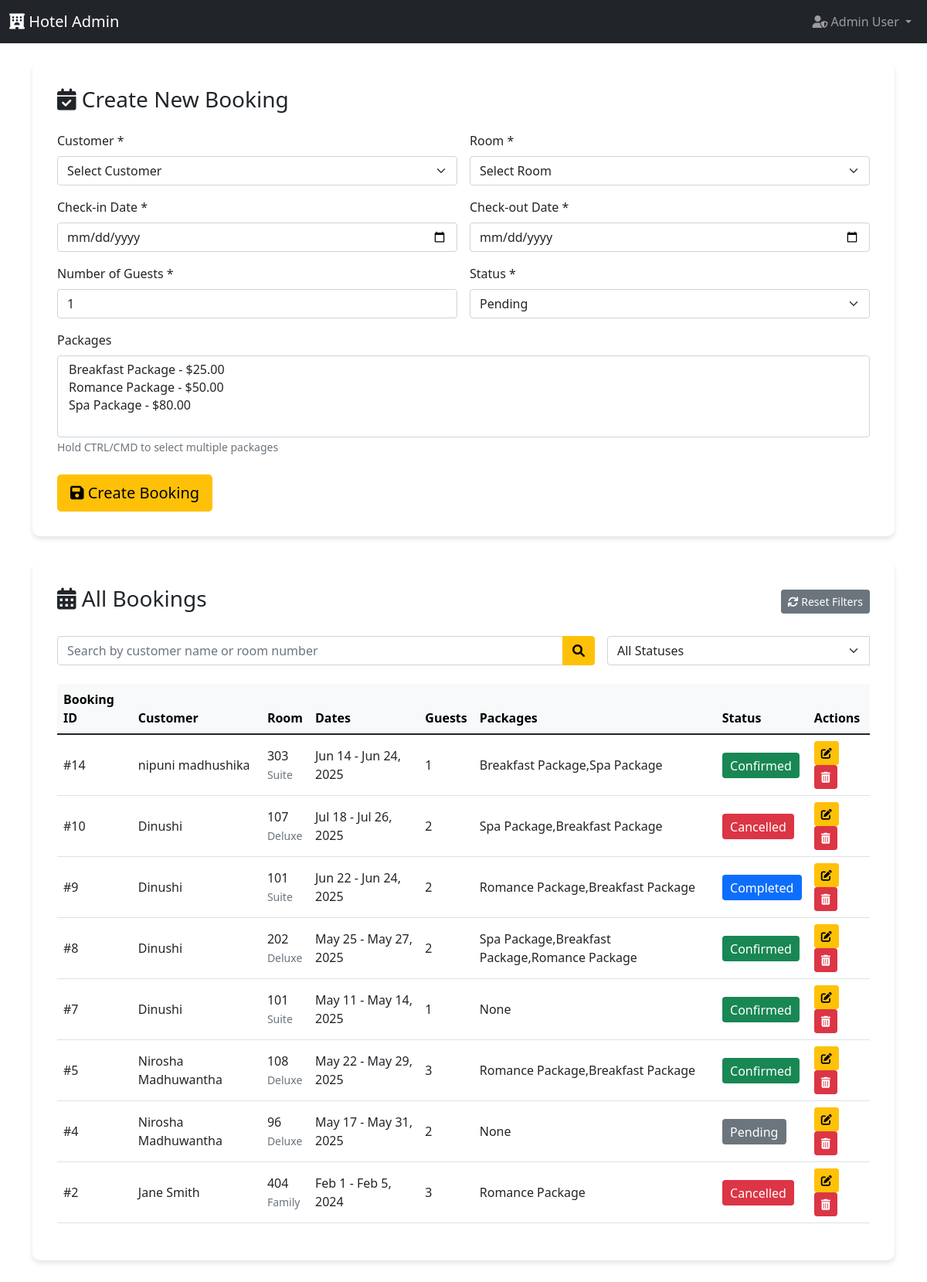
/admins/manage_bookings.php (signed in), run on the app's committed database.
### tables this page shows
CREATE TABLE `bookings` (
  `BookingID` int(11) NOT NULL,
  `UserID` int(11) DEFAULT NULL,
  `RoomID` int(11) DEFAULT NULL,
  `CheckInDate` date NOT NULL,
  `CheckOutDate` date NOT NULL,
  `NumberOfGuests` int(11) DEFAULT NULL,
  `BookingStatus` enum('Pending','Confirmed','Cancelled','Completed') DEFAULT 'Pending',
  `CreatedAt` timestamp NOT NULL DEFAULT current_timestamp()
);

CREATE TABLE `users` (
  `UserID` int(11) NOT NULL,
  `FullName` varchar(255) NOT NULL,
  `Email` varchar(255) NOT NULL,
  `PasswordHash` varchar(255) NOT NULL,
  `UserType` enum('Customer','Staff','Admin') NOT NULL,
  `PhoneNumber` varchar(20) DEFAULT NULL,
  `Address` varchar(255) DEFAULT NULL,
  `CreatedAt` timestamp NOT NULL DEFAULT current_timestamp(),
  `LastLogin` timestamp NULL DEFAULT NULL
);

CREATE TABLE `rooms` (
  `RoomID` int(11) NOT NULL,
  `RoomNumber` varchar(50) NOT NULL,
  `RoomType` varchar(100) NOT NULL,
  `Description` text DEFAULT NULL,
  `BasePrice` decimal(10,2) NOT NULL,
  `AvailabilityStatus` enum('Available','Occupied','Maintenance') DEFAULT 'Available',
  `CreatedAt` timestamp NOT NULL DEFAULT current_timestamp()
);

### admins/manage_bookings.php (the view, shortened to what this page needs)
<?php
require '../config/db.con.php';
$action = isset($_GET['action']) ? $_GET['action'] : 'add';
$bookingData = [
    'UserID' => '',
    'RoomID' => '',
    'CheckInDate' => '',
    'CheckOutDate' => '',
    'NumberOfGuests' => 1,
    'BookingStatus' => 'Pending',
    'Packages' => []
];
$packages = $conn->query("SELECT PackageID, PackageName, Price FROM Packages ORDER BY PackageName")->fetch_all(MYSQLI_ASSOC);
$results_per_page = isset($_GET['per_page']) ? intval($_GET['per_page']) : 10;
$current_page = isset($_GET['page']) ? max(1, intval($_GET['page'])) : 1;
$offset = ($current_page - 1) * $results_per_page;
$search = isset($_GET['search']) ? $conn->real_escape_string($_GET['search']) : '';
$base_query = "FROM Bookings b
              JOIN Users u ON b.UserID = u.UserID
              JOIN Rooms r ON b.RoomID = r.RoomID
              LEFT JOIN BookingPackages bp ON b.BookingID = bp.BookingID
              LEFT JOIN Packages p ON bp.PackageID = p.PackageID
              WHERE u.UserType = 'Customer'";
$params = [];
$query = "SELECT b.*, u.FullName, r.RoomNumber, r.RoomType, r.BasePrice,
                 GROUP_CONCAT(p.PackageName) AS PackageNames $base_query
          GROUP BY b.BookingID
          ORDER BY b.CreatedAt DESC
          LIMIT ? OFFSET ?";
$params[] = $results_per_page;
$params[] = $offset;
$stmt = $conn->prepare($query);
$types = (!empty($params) ? str_repeat('s', count($params)-2) : '') . 'ii';
$stmt->bind_param($types, ...$params);
$stmt->execute();
$bookings = $stmt->get_result()->fetch_all(MYSQLI_ASSOC);
?>
<!DOCTYPE html>
<html lang="en">
<head>
    <link href="https://cdn.jsdelivr.net/npm/bootstrap@5.1.3/dist/css/bootstrap.min.css" rel="stylesheet">
    <link rel="stylesheet" href="https://cdnjs.cloudflare.com/ajax/libs/font-awesome/6.0.0/css/all.min.css">
    <link href="https://cdn.rawgit.com/michalsnik/aos/2.3.1/dist/aos.css" rel="stylesheet">
</head>
<body>
    <nav class="navbar navbar-expand-lg navbar-dark bg-dark">
        <div class="container-fluid">
            <a class="navbar-brand" href="dashboard.php"><i class="fas fa-hotel"></i> Hotel Admin</a>
            <div class="collapse navbar-collapse">
                <ul class="navbar-nav ms-auto">
                    <li class="nav-item dropdown">
                        <a class="nav-link dropdown-toggle" href="#" id="adminDropdown" role="button" data-bs-toggle="dropdown">
                            <i class="fas fa-user-shield"></i> <?= htmlspecialchars($_SESSION['FullName']) ?>
                        </a>
                    </li>
                </ul>
            </div>
        </div>
    </nav>
    <div class="container">
        <div class="management-card mt-4">
            <h3 class="mb-4">
                <i class="fas fa-calendar-check"></i>
                <?= $action === 'add' ? 'Create New Booking' : 'Edit Booking' ?>
            </h3>
            <form method="POST">
                <div class="row g-3">
                    <div class="col-md-6">
                        <label class="form-label">Customer *</label>
                        <select class="form-select" name="user_id" required>
                            <option value="">Select Customer</option>
                        </select>
                    </div>
                    <div class="col-md-6">
                        <label class="form-label">Room *</label>
                        <select class="form-select" name="room_id" required>
                            <option value="">Select Room</option>
                        </select>
                    </div>
                    <div class="col-md-6">
                        <label class="form-label">Check-in Date *</label>
                        <input type="date" class="form-control" name="check_in"
                               value="<?= htmlspecialchars($bookingData['CheckInDate']) ?>" required>
                    </div>
                    <div class="col-md-6">
                        <label class="form-label">Check-out Date *</label>
                        <input type="date" class="form-control" name="check_out"
                               value="<?= htmlspecialchars($bookingData['CheckOutDate']) ?>" required>
                    </div>
                    <div class="col-md-6">
                        <label class="form-label">Number of Guests *</label>
                        <input type="number" class="form-control" name="guests"
                               value="<?= htmlspecialchars($bookingData['NumberOfGuests']) ?>" min="1" max="10" required>
                    </div>
                    <div class="col-md-6">
                        <label class="form-label">Status *</label>
                        <select class="form-select" name="status" required>
                            <option value="Pending" <?= $bookingData['BookingStatus'] === 'Pending' ? 'selected' : '' ?>>Pending</option>
                        </select>
                    </div>
                    <div class="col-12">
                        <label class="form-label">Packages</label>
                        <select class="form-select" name="packages[]" multiple>
                            <?php foreach ($packages as $package): ?>
                                <option value="<?= $package['PackageID'] ?>"
                                    <?= in_array($package['PackageID'], $bookingData['Packages']) ? 'selected' : '' ?>>
                                </option>
                            <?php endforeach; ?>
                        </select>
                        <small class="form-text text-muted">Hold CTRL/CMD to select multiple packages</small>
                    </div>
                    <div class="col-12 mt-4">
                        <button type="submit" class="btn btn-warning btn-lg">
                            <i class="fas fa-save"></i>
                            <?= $action === 'add' ? 'Create Booking' : 'Update Booking' ?>
                        </button>
                    </div>
                </div>
            </form>
        </div>
        <div class="management-card mt-4">
            <div class="d-flex justify-content-between align-items-center mb-4">
                <h3><i class="fas fa-calendar-alt"></i> All Bookings</h3>
                <div>
                    <a href="manage_bookings.php" class="btn btn-sm btn-secondary">
                        <i class="fas fa-sync"></i> Reset Filters
                    </a>
                </div>
            </div>
            <div class="row g-3 mb-4">
                <div class="col-md-8">
                    <form method="GET" class="input-group">
                        <input type="text" class="form-control" name="search"
                               placeholder="Search by customer name or room number"
                               value="<?= htmlspecialchars($search) ?>">
                        <button type="submit" class="btn btn-warning">
                            <i class="fas fa-search"></i>
                        </button>
                    </form>
                </div>
                <div class="col-md-4">
                    <form method="GET" class="input-group">
                        <select class="form-select" name="status" onchange="this.form.submit()">
                            <option value="">All Statuses</option>
                        </select>
                    </form>
                </div>
            </div>
            <div class="table-responsive">
                <table class="table table-hover align-middle">
                    <thead class="table-light">
                        <tr>
                            <th>Booking ID</th>
                            <th>Customer</th>
                            <th>Room</th>
                            <th>Dates</th>
                            <th>Guests</th>
                            <th>Packages</th>
                            <th>Status</th>
                            <th>Actions</th>
                        </tr>
                    </thead>
                    <tbody>
                        <?php if (count($bookings) > 0): ?>
                            <?php foreach ($bookings as $booking): ?>
                                <tr>
                                    <td>#<?= $booking['BookingID'] ?></td>
                                    <td><?= htmlspecialchars($booking['FullName']) ?></td>
                                    <td>
                                        <?= htmlspecialchars($booking['RoomNumber']) ?><br>
                                        <small class="text-muted"><?= htmlspecialchars($booking['RoomType']) ?></small>
                                    </td>
                                    <td>
                                        <?= date('M j', strtotime($booking['CheckInDate'])) ?> -
                                        <?= date('M j, Y', strtotime($booking['CheckOutDate'])) ?>
                                    </td>
                                    <td><?= $booking['NumberOfGuests'] ?></td>
                                    <td><?= $booking['PackageNames'] ? htmlspecialchars($booking['PackageNames']) : 'None' ?></td>
                                    <td>
                                        <span class="status-badge status-<?= strtolower($booking['BookingStatus']) ?>">
                                            <?= $booking['BookingStatus'] ?>
                                        </span>
                                    </td>
                                    <td>
                                        <a href="manage_bookings.php?action=edit&id=<?= $booking['BookingID'] ?>"
                                           class="btn btn-sm btn-warning">
                                            <i class="fas fa-edit"></i>
                                        </a>
                                        <a href="manage_bookings.php?action=delete&id=<?= $booking['BookingID'] ?>"
                                           class="btn btn-sm btn-danger"
                                           onclick="return confirm('Are you sure you want to delete this booking?')">
                                            <i class="fas fa-trash-alt"></i>
                                        </a>
                                    </td>
                                </tr>
                            <?php endforeach; ?>
                        <?php endif; ?>
                    </tbody>
                </table>
            </div>
        </div>
    </div>
</body>
</html>

### admins/manage_bookings.php (style rules this page uses)
:root { --primary: #1a1a1a; --secondary: #ffffff; --accent: #d4af37; --light: #f5f5f5; --dark: #121212; }
.management-card { background: var(--secondary); border-radius: 10px; box-shadow: 0 4px 6px rgba(0,0,0,0.1); padding: 2rem; margin-bottom: 2rem; }
.status-badge { padding: 0.35em 0.65em; border-radius: 0.25rem; }
.status-pending { background-color: #6c757d; color: white; }
.status-confirmed { background-color: #198754; color: white; }
.status-cancelled { background-color: #dc3545; color: white; }
.status-completed { background-color: #0d6efd; color: white; }

### data on the page
bookings: BookingID "14", UserID.FullName "nipuni madhushika", RoomID.RoomNumber "303", RoomID.RoomType "Suite", CheckInDate "Jun 14", CheckOutDate "Jun 24, 2025", NumberOfGuests "1", PackageNames "Breakfast Package,Spa Package", BookingStatus "Confirmed"
bookings: BookingID "10", UserID.FullName "Dinushi", RoomID.RoomNumber "107", RoomID.RoomType "Deluxe", CheckInDate "Jul 18", CheckOutDate "Jul 26, 2025", NumberOfGuests "2", PackageNames "Spa Package,Breakfast Package", BookingStatus "Cancelled"
bookings: BookingID "9", UserID.FullName "Dinushi", RoomID.RoomNumber "101", RoomID.RoomType "Suite", CheckInDate "Jun 22", CheckOutDate "Jun 24, 2025", NumberOfGuests "2", PackageNames "Romance Package,Breakfast Package", BookingStatus "Completed"
bookings: BookingID "8", UserID.FullName "Dinushi", RoomID.RoomNumber "202", RoomID.RoomType "Deluxe", CheckInDate "May 25", CheckOutDate "May 27, 2025", NumberOfGuests "2", PackageNames "Spa Package,Breakfast Package,Romance Package", BookingStatus "Confirmed"
bookings: BookingID "7", UserID.FullName "Dinushi", RoomID.RoomNumber "101", RoomID.RoomType "Suite", CheckInDate "May 11", CheckOutDate "May 14, 2025", NumberOfGuests "1", shows "None", BookingStatus "Confirmed"
bookings: BookingID "5", UserID.FullName "Nirosha Madhuwantha", RoomID.RoomNumber "108", RoomID.RoomType "Deluxe", CheckInDate "May 22", CheckOutDate "May 29, 2025", NumberOfGuests "3", PackageNames "Romance Package,Breakfast Package", BookingStatus "Confirmed"
bookings: BookingID "4", UserID.FullName "Nirosha Madhuwantha", RoomID.RoomNumber "96", RoomID.RoomType "Deluxe", CheckInDate "May 17", CheckOutDate "May 31, 2025", NumberOfGuests "2", shows "None", BookingStatus "Pending"
bookings: BookingID "2", UserID.FullName "Jane Smith", RoomID.RoomNumber "404", RoomID.RoomType "Family", CheckInDate "Feb 1", CheckOutDate "Feb 5, 2024", NumberOfGuests "3", PackageNames "Romance Package", BookingStatus "Cancelled"

### other printed values
$_SESSION['FullName'] "Admin User"
